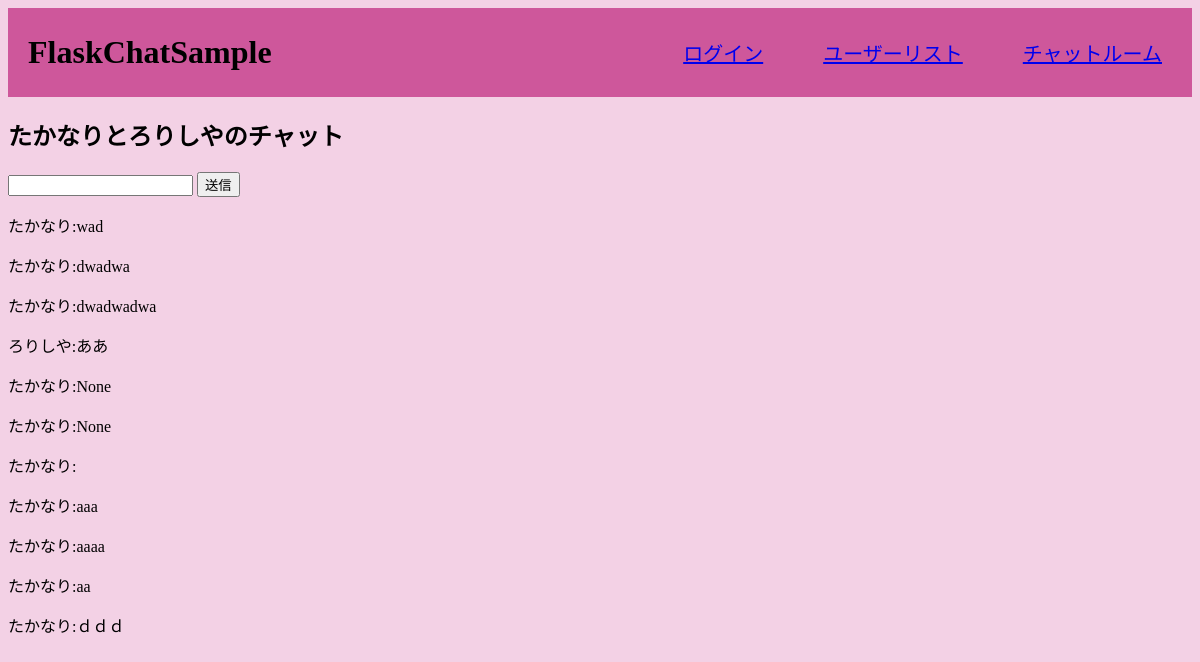
Before: /chat/1 with the older database file.
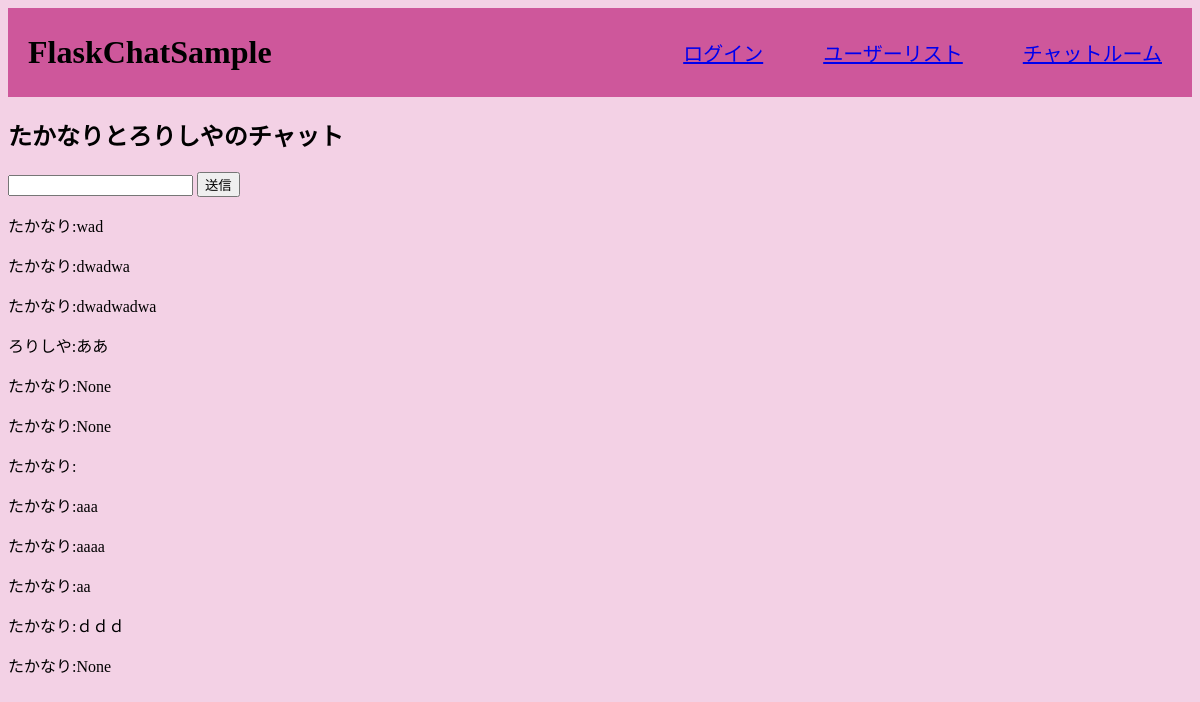
After: the same page with the newer database file.
### tables this page shows
CREATE TABLE "chat" (
	"id"	INTEGER,
	"user_id1"	INTEGER,
	"user_id2"	INTEGER,
	"room"	TEXT,
	PRIMARY KEY("id" AUTOINCREMENT)
);

CREATE TABLE "chatmess" (
	"id"	INTEGER,
	"chat_id"	INTEGER,
	"to_user"	INTEGER,
	"from_user"	INTEGER,
	"message"	TEXT,
	PRIMARY KEY("id" AUTOINCREMENT)
);

CREATE TABLE "user" (
	"id"	INTEGER,
	"name"	TEXT,
	"password"	TEXT,
	PRIMARY KEY("id" AUTOINCREMENT)
);

### app.py (the view)
@app.route("/chat/<int:chatid>")
def chat_get(chatid):
    conn = sqlite3.connect('chattest.db')
    c = conn.cursor()
    c.execute(
        "select chatmess.to_user, chatmess.from_user, chatmess.message, user.name from chatmess inner join user on chatmess.from_user = user.id where chat_id = ?", (chatid,))
    chat_fetch = c.fetchall()
    chat_info = []
    for chat in chat_fetch:
        chat_info.append(
            {"to": chat[0], "from": chat[1], "message": chat[2], "fromname": chat[3]})
    c.execute("select room from chat where id = ?", (chatid,))
    room_name = c.fetchone()[0]
    c.close()
    return render_template("chat.html", chat_list=chat_info, link_chatid=chatid, tpl_room_name=room_name)

### templates/chat.html
{% extends "base.html" %}
{% block content %}
<h2>{{tpl_room_name}}</h2>
<form action="/chat/{{link_chatid}}" method="POST">
    <input type="text" name="input_message">
    <input type="submit" value="送信">
</form>
<div class="chatbox">
    {% for chat in chat_list%}
    <p>{{chat["fromname"]}}:{{chat["message"]}}</p>
    {% endfor %}
</div>
{% endblock %}

### templates/base.html (shortened to what this page needs)
<!DOCTYPE html>
<html lang="en">
<head>
    <link rel="stylesheet" href="/static/css/style.css">
</head>
<body>
    <header>
        <div class="container">
            <h1>FlaskChatSample</h1>
            <div class="menu">
                <p><a href="/login">ログイン</a></p>
                <p><a href="/userlist">ユーザーリスト</a></p>
                <p><a href="/chatroom">チャットルーム</a></p>
            </div>
        </div>
    </header>
    <main>
        {% block content %}
        {% endblock %}
    </main>
</body>
</html>

### static/css/style.css (style rules this page uses)
body { background-color: #F3D1E5; }
header { background-color: #CE579B; }
header h1 { margin: 20px; }
.container { display: flex; align-items: center; justify-content: space-between; }
.menu { display: flex; }
.menu p { font-size: 20px; padding: 10px 30px; }

Changed rows visible on the page:
added chatmess: fromname "たかなり", message "None"
